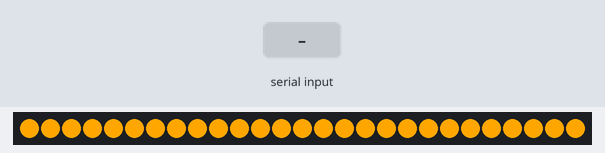
Bench run of a sketch on a simulated Arduino Leonardo, built with avr-gcc and run on an emulated ATmega32U4. Shown: 27 RGB LEDs in strip order, left to right. The inputs (shaded band) are chosen by the test bench. Random numbers use the default seed unless the sketch sets one.

Above: at 3.2 s.
3.3 s: "3" received over Serial
At 3.74 s:
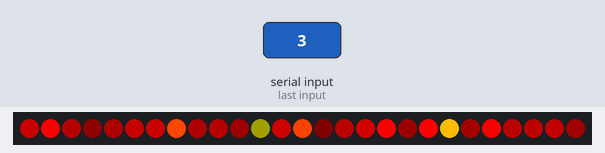
5.9 s: "2" received over Serial
At 7.3 s:
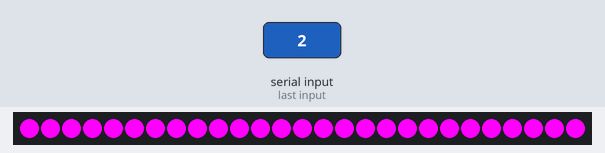
7.5 s: "1" received over Serial
At 8.7 s:
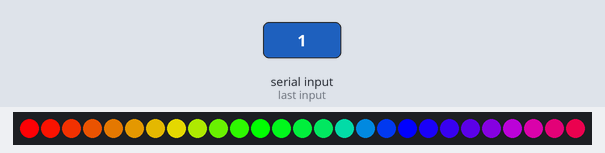
10.5 s: "2" received over Serial
At 12.6 s:
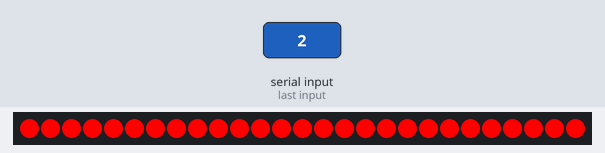
12.8 s: "3" received over Serial
At 14.45 s:
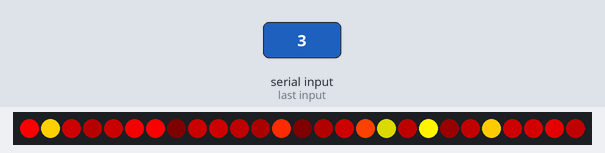
15.8 s: "1" received over Serial
At 17.4 s:
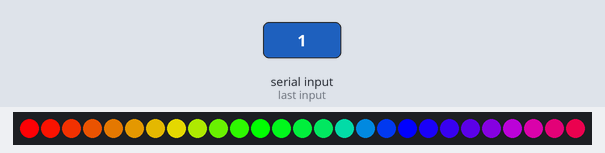

The sketch:

CoinLED_Arduino.ino
```cpp
#include <FastLED.h>

//#include "hsv.h"


#define NUM_LEDS  27
#define LED_PIN   6

CRGB leds[NUM_LEDS];

uint8_t colorIndex[NUM_LEDS];


// Gradient palette "bhw1_03_gp", originally from
// http://soliton.vm.bytemark.co.uk/pub/cpt-city/bhw/bhw1/tn/bhw1_03.png.index.html
// converted for FastLED with gammas (2.6, 2.2, 2.5)
// Size: 16 bytes of program space.

DEFINE_GRADIENT_PALETTE( greenblue_gp ) {
    0,   0,  0,  0,
  137,  11,125,33,
  191,  40,219,45,
  255, 255,255,255};

DEFINE_GRADIENT_PALETTE( burningred_gp ) {
    0,   0,  0,  0,
  137,  110,0,0,
  191,  2550,0,0,
  255, 255,255,0};


/*    0,   0,  0,  0,
  137,  11,112,153,
  191,  40,219,105,
  255, 255,255,255};*/

// Gradient palette "bhw1_sunset3_gp", originally from
// http://soliton.vm.bytemark.co.uk/pub/cpt-city/bhw/bhw1/tn/bhw1_sunset3.png.index.html
// converted for FastLED with gammas (2.6, 2.2, 2.5)
// Size: 28 bytes of program space.

DEFINE_GRADIENT_PALETTE( bhw1_sunset3_gp ) {
    0, 227,237, 222,
   33, 186, 67,  1,
   71, 163, 21,  1,
   81, 157, 13,  1,
  188,  39, 21, 18,
  234,  12,  7,  4,
  255,  12,  7,  4};


DEFINE_GRADIENT_PALETTE( bhw1_03_gp ) {
  0,   9, 45, 87,
  158,  34, 98, 112,
  227, 0, 255, 255,
  255, 255,  255, 255
};

DEFINE_GRADIENT_PALETTE( browngreen_gp ) {
    0,    6,  255,    0,     //green
   71,    0,  255,  153,     //bluegreen
  122,  200,  200,  200,     //gray
  181,  110,   61,    6,     //brown
  255,    6,  255,    0      //green
};

DEFINE_GRADIENT_PALETTE( full_gp ) {
    0, 255,   0,   0,
   42, 255, 255,   0,
   84,   0, 255,   0,
  126,   0, 255, 255,
  168,   0,   0, 255,
  210, 255,   0, 255,
  255, 255,   0,   0,
};

// CRGBPalette16 greenblue = RainbowColors_p;
CRGBPalette16 greenblue = full_gp;
CRGBPalette16 orangePink = browngreen_gp;
CRGBPalette16 Fire = burningred_gp;


int strip_prog = 1;
int incomingByte = 0;


void setup() {
  Serial.begin(9600);
  Serial1.begin(9600);
  delay(2000);
  //while (!Serial); //delay for Leonardo
  FastLED.addLeds<WS2811, LED_PIN, GRB>(leds, NUM_LEDS);
  FastLED.setBrightness(255);

  //Fill the colorIndex array with random numbers
  for (int i = 0; i < NUM_LEDS; i++) {
    colorIndex[i] = random8();
  }
}

void loop() {

  // send data only when you receive data:
  if (Serial.available() > 0) {
    // read the incoming byte:
    incomingByte = Serial.read();

    // say what you got:
    //Serial.print("I received: ");
    //Serial.println(incomingByte, DEC);
    if (incomingByte == 49) //Loading
        strip_prog=0;
    if (incomingByte == 50) //Puls Green
        strip_prog=1;
    if (incomingByte ==51) //Minus RED
        strip_prog=2;

  }

  /*//Get IR Signal
  if (myReceiver.getResults()) {
    myDecoder.decode();           //Decode it
    myDecoder.dumpResults(true);  //Now print results. Use false for less detail
    Serial.println(myDecoder.value);
    if (myDecoder.protocolNum == NEC) {
      switch(myDecoder.value) {
        /*case 0:
           Serial.println("FUCK!!!");
           break;
        case 16195807:  //Volume Down
          Serial.println("wave");
          /*colorWave(strip.Color(0,   255,   255), position1); // Red
          position1++;
          if (position1 > strip.numPixels())
            position1 = 0;

          strip_prog = 1;
          //myReceiver.enableIRIn();
          break;
        case 16212127:  //Play/Pause
          Serial.println("blue");
          //colorWipe(strip.Color(  0,   0, 255), 5); // Blue
          strip_prog = 2;
          //myReceiver.enableIRIn();
          break;
        case 16228447:  //Volume Up
          Serial.println("green");
          //colorWipe(strip.Color(  0, 255,   0), 5); // Green
          strip_prog = 3;
          //myReceiver.enableIRIn();
          break;
        case 16244767: //white
          Serial.println("white");
          strip_prog = 4;
          //myReceiver.enableIRIn();
          break;
        case 16203967: //off
          Serial.println("off");
          //colorWipe(strip.Color(  0, 0,   0), 5); // black
          strip_prog = 0;
          //myReceiver.enableIRIn();
          break;
        case 16236607: //ON
          Serial.println("On");
          //colorWipe(strip.Color(  0, 0,   0), 5); // black
          strip_prog = 5;
          //myReceiver.enableIRIn();
          break;

      }
    }
    else {
       //colorWipe(strip.Color(  255, 255,   255), 5); // White
       strip_prog = 0;

    }


  }*/


  //Continue program
  switch(strip_prog) {
    case 0: //Waiting
      fastLED5();
    break;
    case 1: // Plus Green
      fastLEDGREEN();
    break;
    case 2: //Minus Red
      fastLEDRED();
    break;
    case 3:
       fastLEDRED();
    break;
    case 4:
       fastLED3();
    break;
    case 5:
       fastLED4();
    break;
  }


}


void fastLEDGREEN()
{
  // Color each pixel from the palette using the index from colorIndex[]
  for (int i = 0; i < NUM_LEDS; i++) {
    //leds[i] = ColorFromPalette(greenblue, colorIndex[i]);
    fill_solid( leds, NUM_LEDS, ColorFromPalette(greenblue, colorIndex[i]));
  }

  EVERY_N_MILLISECONDS(55){
    for (int i = 0; i < NUM_LEDS; i++) {
      colorIndex[i]++;
    }
  }
  FastLED.show();
}


void fastLEDRED()
{
  // Color each pixel from the palette using the index from colorIndex[]
  for (int i = 0; i < NUM_LEDS; i++) {
    leds[i] = ColorFromPalette(Fire, colorIndex[i]);
  }

  EVERY_N_MILLISECONDS(15){
    for (int i = 0; i < NUM_LEDS; i++) {
      colorIndex[i]++;
    }
  }
  FastLED.show();
}


void fastLED2 () {

    uint16_t beatA = beatsin16(30, 0, 255);
    uint16_t beatB = beatsin16(20, 0, 255);
    fill_rainbow(leds, NUM_LEDS, (beatA+beatB)/2, 8);

    FastLED.show();
}

void fastLED5 () {
    for (int a = 0; a < 255; a++)
  {
      //fill_rainbow(leds, NUM_LEDS, (beatA+beatB)/2, 8);
      fill_rainbow( leds, NUM_LEDS, a, 255/NUM_LEDS );
    FastLED.show();
  }
}


void fastLED3() {

  uint8_t sinBeat   = beatsin8(30, 0, NUM_LEDS - 1, 0, 0);
  uint8_t sinBeat2  = beatsin8(30, 0, NUM_LEDS - 1, 0, 85);
  uint8_t sinBeat3  = beatsin8(30, 0, NUM_LEDS - 1, 0, 170);

  // If you notice that your pattern is missing out certain LEDs, you
  // will need to use the higher resolution beatsin16 instead. In this
  // case remove the 3 lines above and replace them with the following:
  // uint16_t sinBeat   = beatsin16(30, 0, NUM_LEDS - 1, 0, 0);
  // uint16_t sinBeat2  = beatsin16(30, 0, NUM_LEDS - 1, 0, 21845);
  // uint16_t sinBeat3  = beatsin16(30, 0, NUM_LEDS - 1, 0, 43690);

  leds[sinBeat]   = CRGB::Blue;
  leds[sinBeat2]  = CRGB::Red;
  leds[sinBeat3]  = CRGB::White;

  fadeToBlackBy(leds, NUM_LEDS, 10);

  EVERY_N_MILLISECONDS(10){
  }

  FastLED.show();
}

void fastLED4() {

    uint16_t beatA = beatsin16(30, 0, 255);
    uint16_t beatB = beatsin16(20, 0, 255);
    fill_palette(leds, NUM_LEDS, (beatA + beatB) / 2, 10, orangePink, 255, LINEARBLEND);

    FastLED.show();
}

void fastLEDGreen() {
    fill_solid(leds,NUM_LEDS, CRGB::Black);
    for (int a = 0; a < NUM_LEDS; a++)
    {
        fill_solid(leds,NUM_LEDS, CRGB::Black);
        leds[a] = CRGB::Green;
       //fadeToBlackBy(leds, a, 255 / NUM_LEDS * a);
        FastLED.show();
        delay(50);
    }


}
```
